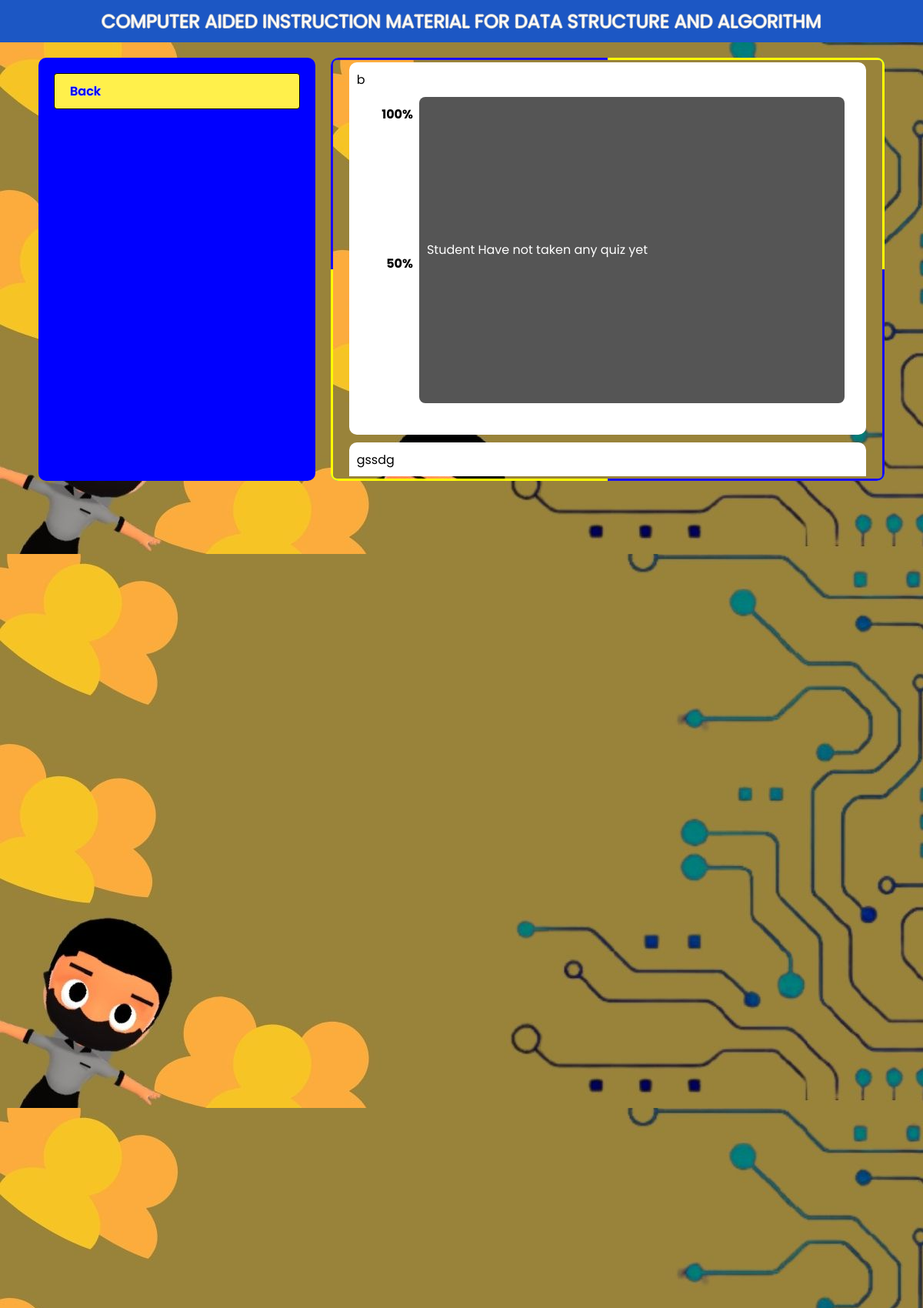
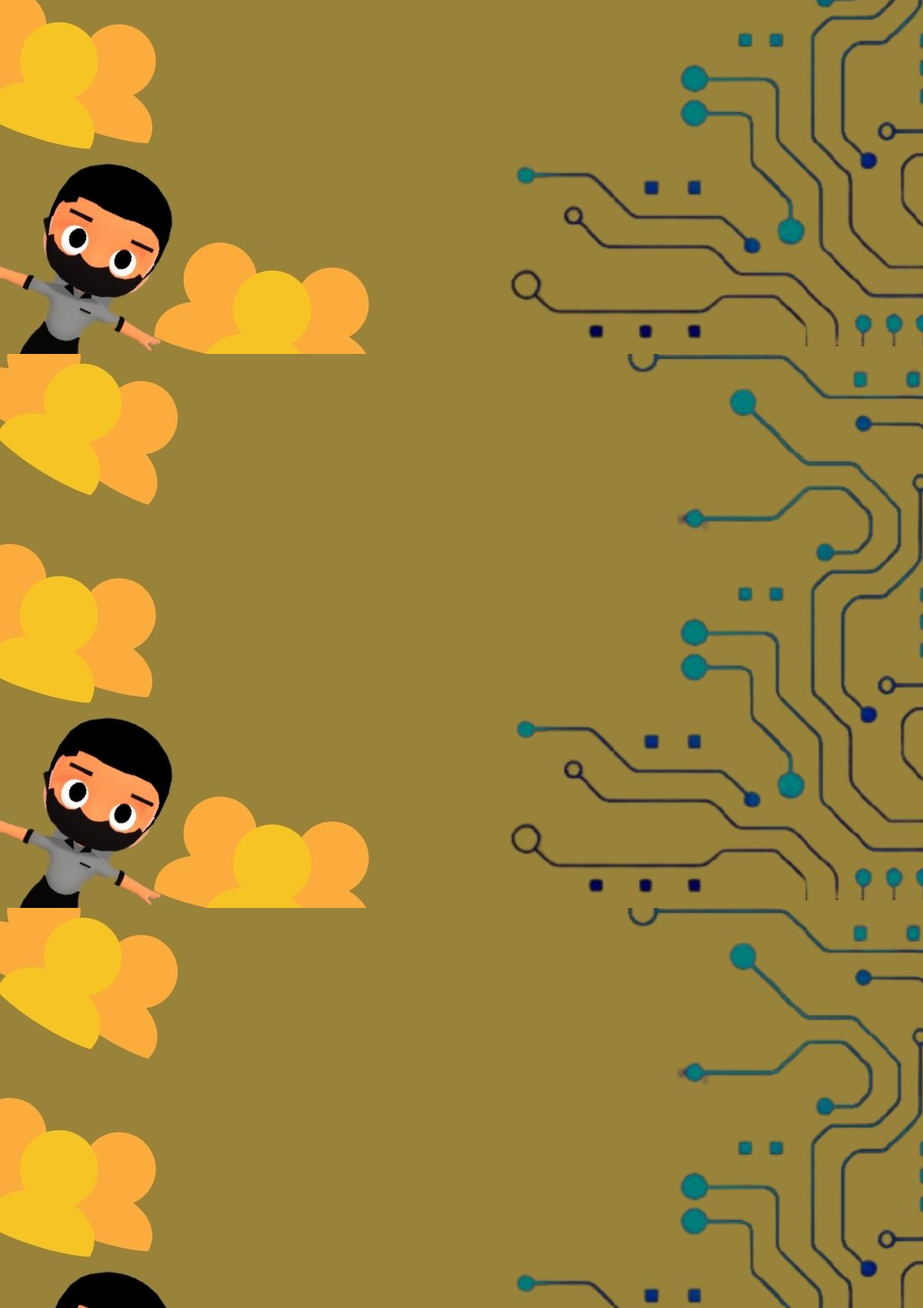
/admin-score (signed in, upper part), run on the app's committed database (2 pictures, top to bottom).
### tables this page shows
CREATE TABLE `user` (
  `student_number` varchar(30) NOT NULL,
  `role` varchar(30) NOT NULL,
  `username` varchar(30) NOT NULL,
  `password` varchar(30) NOT NULL,
  `email` varchar(30) NOT NULL,
  `first_name` varchar(30) NOT NULL,
  `middle_name` varchar(30) NOT NULL,
  `last_name` varchar(30) NOT NULL,
  `gender` varchar(30) NOT NULL,
  `course_id` varchar(30) NOT NULL,
  `year` int(11) NOT NULL,
  `birthdate` date NOT NULL,
  `profile` varchar(100) DEFAULT NULL
);

### db/UserDb.php (called while the page is built, shortened)
<?php
require_once 'autoload.php';
class UserDb
{
    public static function getUsers()
    {
        $conn = Database::open();
        $stmt = $conn->prepare("SELECT * FROM user");
        $stmt->execute();
        $users = array();
        $result = $stmt->get_result();
        while ($data = $result->fetch_assoc()) {
            $user = new User(
                $data["student_number"],
                $data["username"],
                $data["password"],
                $data["email"],
                $data["first_name"],
                $data["middle_name"],
                $data["last_name"],
                $data["gender"],
                $data["course_id"],
                $data["year"],
                $data["birthdate"]
            );
            $user->setRole($data['role']);
            $user->setProfile($data['profile']);;
            array_push($users, $user);
        }
        return $users;
    }
}

### autoload.php (called while the page is built, shortened)
<?php
spl_autoload_register(function ($className) {
    $file = __DIR__ . '\\' . $className . '.php';
    $file = str_replace('\\', DIRECTORY_SEPARATOR, $file);
});

### model/user/User.php (called while the page is built, shortened)
<?php
class User
{
    private $fName;
    public function __construct($id, $username, $password, $email, $fName, $mName, $lName, $gender, $course, $year, $birthdate)
    {
        $this->fName = $fName;
    }
    public function getFName()
    {
        return $this->fName;
    }
}

### views/admin/admin-score.php (the view, shortened to what this page needs)
<?php
require_once 'autoload.php';
?>
<!DOCTYPE html>
<html lang="en">
<head>
    <link rel="stylesheet" href="./resources/css/style.css">
</head>
<body onload="load()">
    <section class="main-wrapper bg-dashboard">
        <header class="header">COMPUTER AIDED INSTRUCTION MATERIAL FOR DATA STRUCTURE AND ALGORITHM</header>
        <section class="content">
            <div class="content-left">
                <nav class="nav">
                    <a href="./admin" class="nav__link btn">Back</a>
                </nav>
            </div>
            <div class="content-right rainbow bg-dashboard">
                <section class="filler">
                    <?php
                    $students = UserDb::getUsers();
                    foreach ($students as $student) {
                        if ($student->getRole() !== Role::$STUDENT) {
                            continue;
                        }
                        $name = $student->getFName();
                        $hasQuiz = false;
                        echo "<div class='container-wrapper'> <span class='user-name'>$name</span>";
                        echo "<section class='container'>";
                        echo "<div class='lbl'>
                                <label>100%</label>
                                <label>50%</label>
                         </div>";
                        echo "<div class='main'>";
                        echo $hasQuiz ? "" : "<div class='no-quiz'>Student Have not taken any quiz yet</div>";
                        echo "</div></section></div>";
                    }
                    ?>
                </section>
            </div>
        </section>
    </section>
</body>
</html>

### resources/css/style.css (style rules this page uses)
* { margin: 0; padding: 0; box-sizing: border-box; font-family: "poppins", sans-serif; }
a { text-decoration: none; }
.rainbow { position: relative; z-index: 0; overflow: hidden; border-radius: inherit; }
.rainbow::before { content: ""; position: absolute; z-index: -2; left: -50%; top: -50%; width: 200%; height: 200%; background-color: inherit; background-repeat: no-repeat; background-size: 50% 50%, 50% 50%; background-position: 0 0, 100% 0, 100% 100%, 0 100%; background-image: linear-gradient(#180cff, #180cff), linear-gradient(#ffff03, #ffff03), linear-gradient(#180cff, #180cff), linear-gradient(#ffff03, #ffff03); animation: rotate 15s linear infinite; }
.rainbow::after { content: ""; position: absolute; z-index: -1; left: 3px; top: 3px; width: calc(100% - 6px); height: calc(100% - 6px); background: inherit; border-radius: 5px; animation: opacityChange 5s infinite alternate; }
.main-wrapper { max-width: 1400px; height: 100vh; margin: 0 auto; padding-bottom: 20px; }
.header { text-align: center; color: white; padding-block: 10px; background-color: rgb(28, 87, 196); font-size: 24px; text-shadow: 1px 0 0 rgb(200, 200, 200), 0 -1px 0 rgb(200, 200, 200), 0 1px 0 rgb(200, 200, 200), -1px 0 0 rgb(200, 200, 200); }
.content { height: 90%; display: grid; grid-template-columns: 1fr 2fr; gap: 20px; margin-top: 20px; padding-inline: 50px; }
.nav { padding: 20px; display: flex; flex-direction: column; gap: 10px; }
.nav__link { font-weight: 600; word-break: break-all; }
.content-right, .content-left { height: 100%; max-height: 550px; border-radius: 10px; }
.content-right { background-color: aqua; }
.content-left { background-color: blue; overflow-y: auto; }
.btn { cursor: pointer; padding: 10px 20px; border: 1px solid black; outline: none; background: #fff04b; border-radius: 4px; text-shadow: 1px 0 0 rgb(200, 200, 200), 0 -1px 0 rgb(200, 200, 200), 0 1px 0 rgb(200, 200, 200), -1px 0 0 rgb(200, 200, 200); }
.bg-dashboard { background-image: url("../images/bg/Dashboard.jpg"); }

### views/admin/admin-score.php (style rules this page uses)
.container { padding: 10px; height: 90%; width: 100%; display: grid; grid-template-columns: 1fr 9fr; }
.lbl { display: grid; text-align: right; font-weight: bold; }
.lbl:first-child { margin-top: 10px; }
.main { padding: 10px; background-color: #555; margin-inline: 0.5em; border-radius: 0.5em; display: flex; gap: 2em; align-items: end; }
.filler { height: 100%; width: 100%; overflow-y: auto; display: flex; flex-direction: column; align-items: center; gap: 10px; }
.content-right { padding: 6px; }
.no-quiz { align-self: center; color: white; }
.container-wrapper { flex-shrink: 0; height: 90%; padding: 10px; background-color: white; width: 95%; border-radius: 10px; }

### data on the page
user: first_name "b", shows "Student Have not taken any quiz yet"
user: first_name "gssdg"
